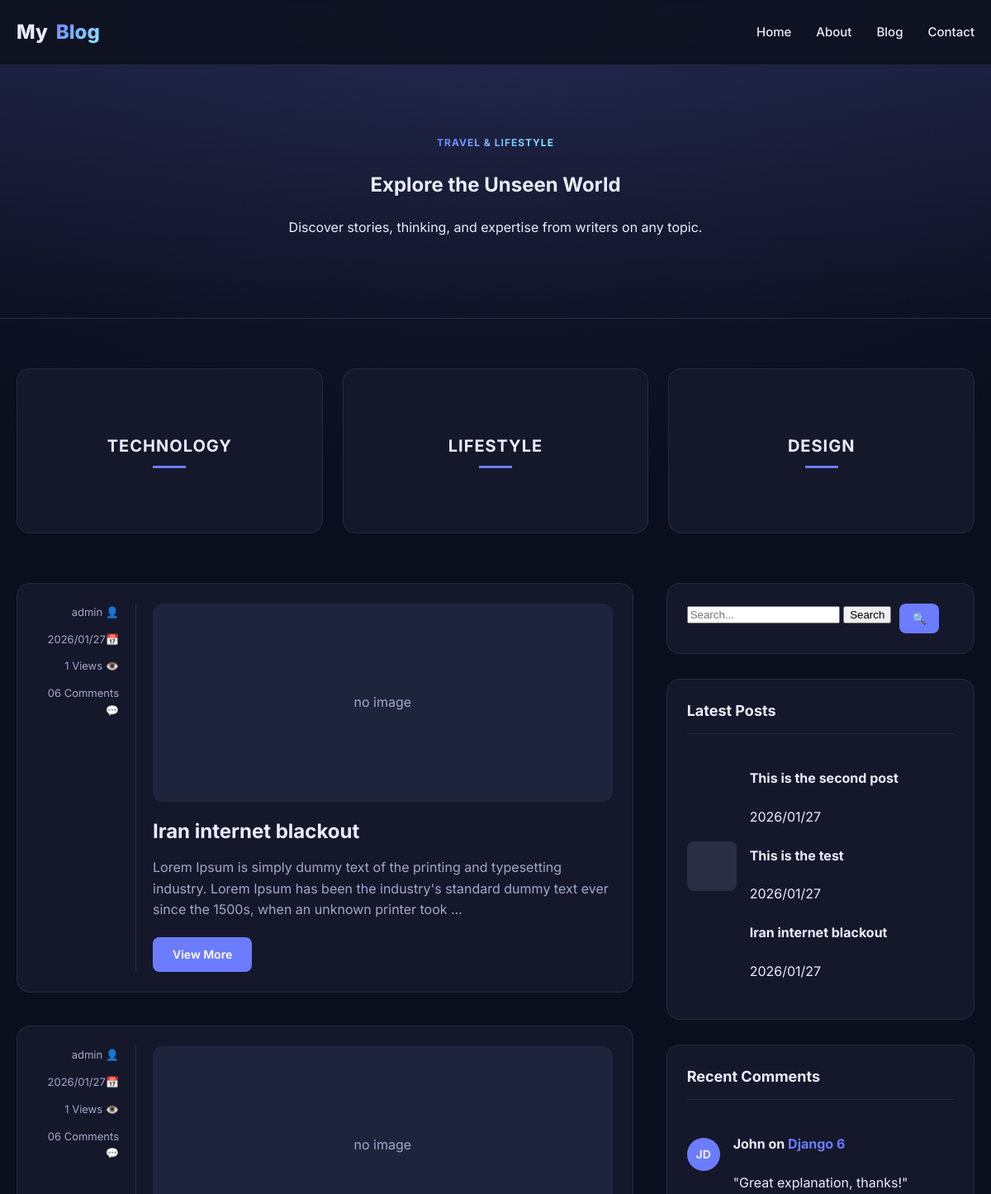
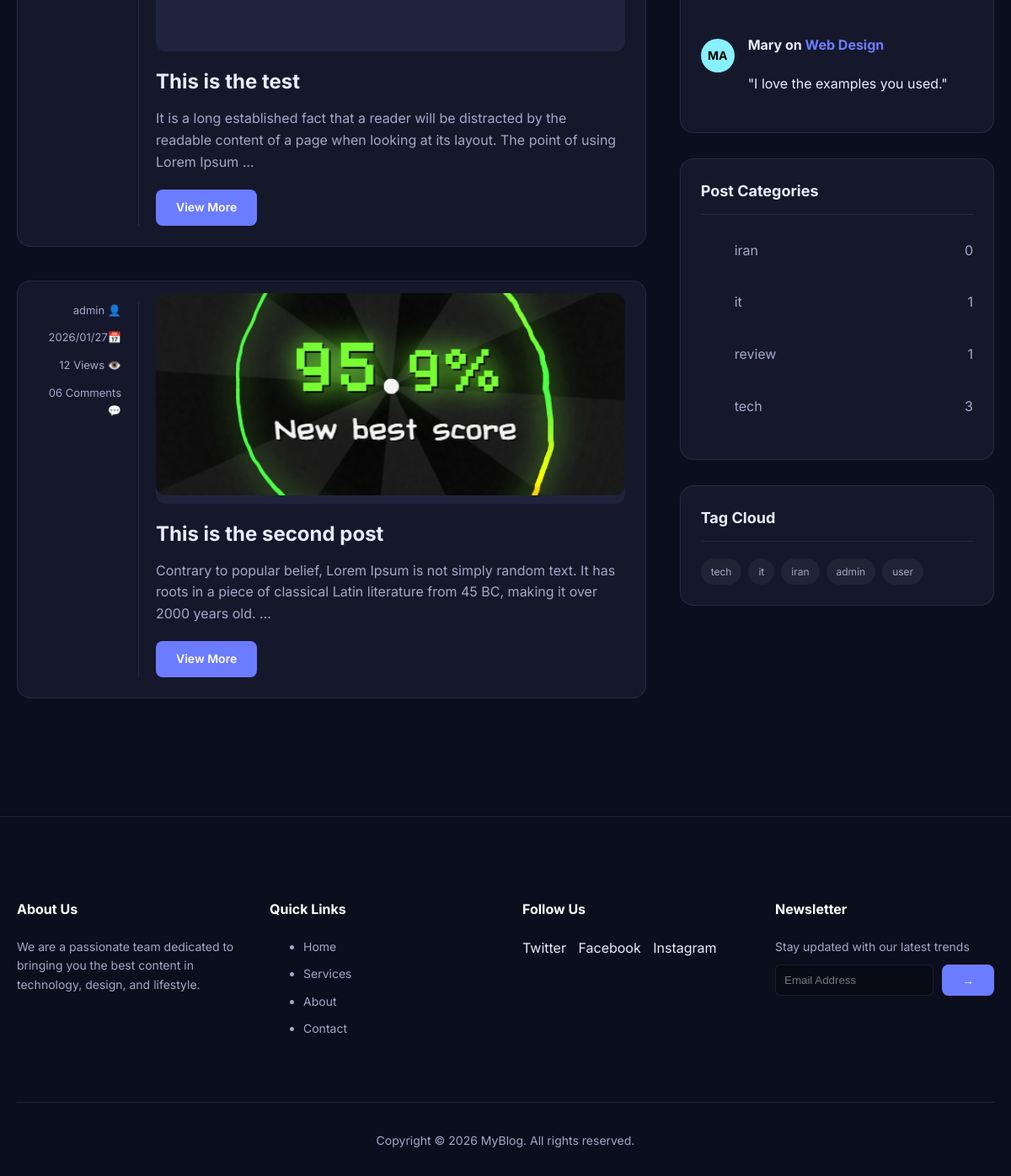
The app's page /search/ with its own data (2 pictures, top to bottom).
### posts/models.py (models this page shows, shortened)
class Post(models.Model):
    img = models.ImageField(upload_to='blog_images/', blank=True, null=True)
    title = models.CharField(max_length=200)
    content = models.TextField()
    author = models.ForeignKey(
        settings.AUTH_USER_MODEL,
        on_delete=models.CASCADE,
        related_name="posts"
    )
    created_date = models.DateTimeField(auto_now_add=True)
    updated_date = models.DateTimeField(auto_now=True)
    status = models.BooleanField(default=True)
    category = models.ManyToManyField(
        Category,
        related_name="posts",
        blank=True
    )
    tag = models.ManyToManyField(
        Tag,
        related_name="posts",
        blank=True
    )
    counted_views = models.IntegerField(default=0)

class Category(models.Model):
    name = models.CharField(max_length=100, unique=True)
    slug = models.SlugField(unique=True)
    class Meta:
      verbose_name_plural = "Categories"

class Tag(models.Model):
    name = models.CharField(max_length=100, unique=True)
    slug = models.SlugField(unique=True)

### accounts/models.py (models this page shows)
class CustomUser(AbstractUser):
    phone_number = models.CharField(max_length=20, blank=False, null=False, default="09916716575")
    profile_picture = models.ImageField(upload_to='profiles/', blank=True, null=True)
    def __str__(self):
        return self.username

### posts/views.py (the view)
# urls.py: path('search/', blog_search, name="search")
def blog_search(request):
    posts = Post.objects.filter(status=1, created_date__lte=timezone.now())
    if s := request.GET.get('s'):
        posts = posts.filter(
            Q(title__icontains=s) |
            Q(content__icontains=s)
        )
    categories = Category.objects.annotate(
        post_count=Count('posts', distinct=True)
    )
    tags = Tag.objects.all()
    return render(request, 'posts/blog.html', {
        'posts': posts,
        'categories': categories,
        'tags': tags,
        'search_query': request.GET.get('s', '')
    })

### posts/templatetags/blog_tags.py (called while the page is built)
@register.inclusion_tag('posts/partials/sidebar/latest_posts.html')
def show_latest_posts(count=3):
    posts = Post.objects.all().order_by('-id')[:count]
    return {'posts': posts}

### templates/posts/blog.html (shortened to what this page needs)
{% extends 'base.html' %}
{% load blog_tags %}
{% block content %}
  <section class="hero">
    <div class="container">
      <span class="badge">Travel & Lifestyle</span>
      <h1>Explore the Unseen World</h1>
      <p>Discover stories, thinking, and expertise from writers on any topic.</p>
    </div>
  </section>
  <section class="top-cats">
    <div class="container">
      <div class="cat-grid">
        <div class="cat-card">
          <div class="cat-overlay">
            <div class="cat-title">Technology</div>
            <div class="cat-line"></div>
          </div>
        </div>
        <div class="cat-card">
          <div class="cat-overlay">
            <div class="cat-title">Lifestyle</div>
            <div class="cat-line"></div>
          </div>
        </div>
        <div class="cat-card">
          <div class="cat-overlay">
            <div class="cat-title">Design</div>
            <div class="cat-line"></div>
          </div>
        </div>
      </div>
    </div>
  </section>
  <section class="main-area">
    <div class="container layout-grid">
      <div class="posts-list">
        {% for post in posts %}
        <article class="post-item">
          <div class="post-meta-side">
            <div>{{post.author}} <span>👤</span></div>
            <div>{{post.created_date|date:"Y/m/d"}}<span>📅</span></div>
            <div>{{post.counted_views}} Views <span>👁️</span></div>
            <div>06 Comments <span>💬</span></div>
          </div>
          <div class="post-content">
             {% if post.img %}
            <div style="background: #1f243d; height: 240px; border-radius: 12px; margin-bottom: 20px; display: flex; align-items: center; justify-content: center; color: var(--muted);">
              <img src="{{post.img.url}}" alt="{{ post.title }}">
            </div>
              {% else %}
            <div style="background: #1f243d; height: 240px; border-radius: 12px; margin-bottom: 20px; display: flex; align-items: center; justify-content: center; color: var(--muted);">
              no image
            </div>
            {% endif %}
            <h2 class="post-title"><a href="{% url 'posts:single' pid=post.id %}">{{post.title}}</a></h2>
            <p class="post-excerpt">
              {{ post.content|truncatewords:30 }}
            </p>
            <a href="{% url 'posts:single' pid=post.id %}" class="btn">View More</a>
          </div>
        </article>
        {% endfor %}
      </div>
      <aside class="sidebar-widgets">
        {% include 'posts/partials/sidebar/search.html' %}
        {% show_latest_posts 3 %}
        {% include 'posts/partials/sidebar/recent_comments.html' %}
        {% include 'posts/partials/sidebar/categories.html' %}
        {% include 'posts/partials/sidebar/tag_cloud.html' %}
      </aside>
    </div>
  </section>
{% endblock %}

### templates/posts/partials/sidebar/latest_posts.html
<div class="widget">
  <h3 class="widget-title">Latest Posts</h3>
  <div class="mini-post">
    <div class="mini-thumb"></div>
    <div class="mini-details">
      {% for post in posts %}
      <h4><a href="{% url 'posts:single' pid=post.id %}">{{post.title}}</a></h4>
      <span class="date">{{post.created_date|date:"Y/m/d"}}</span>
      {% endfor %}
    </div>
  </div>
</div>

### templates/posts/partials/sidebar/categories.html
<div class="widget">
  <h3 class="widget-title">Post Categories</h3>
  {% for category in categories %}
  <ul class="cat-list">
    <li><a href="{% url 'posts:cat' category_slug=category.slug %}">{{category.name}}</a> <span>{{category.post_count}}</span></li>
  </ul>
{% endfor %}
</div>

### templates/posts/partials/sidebar/tag_cloud.html
<div class="widget">
  <h3 class="widget-title">Tag Cloud</h3>
  <div class="tag-cloud">
    {% for tag in tags %}
      <a href="{% url 'posts:tag' tag_slug=tag.slug %}" class="tag">{{ tag.name }}</a>
    {% empty %}
      <span class="muted">No tags yet</span>
    {% endfor %}
  </div>
</div>

### templates/base.html (style rules this page uses)
:root { --bg:#0f1220; --card:#15182b; --muted:#a2a8c7; --text:#e9ecff; --accent:#6c7cff; --accent-hover:#5a6ae6; --accent-2:#89f0ff; --border:rgba(255,255,255,.08); --gradient:linear-gradient(135deg,var(--accent),var(--accent-2)); }
* { box-sizing:border-box }
body { margin:0;font-family:Inter,system-ui,sans-serif;background:radial-gradient(1200px 600px at 50% 0%,#1a1e38,#0b0e1c),var(--bg);color:var(--text);line-height:1.6 }
a { text-decoration:none;color:inherit;transition:.2s }
.container { max-width:1200px;margin:0 auto;padding:0 20px }
.badge { background:var(--gradient);-webkit-background-clip:text;-webkit-text-fill-color:transparent;font-weight:700;text-transform:uppercase;font-size:12px;letter-spacing:1px }
.btn { display:inline-block;padding:10px 24px;background:var(--accent);color:white;border-radius:8px;font-weight:600;font-size:14px;transition:.2s;border:none;cursor:pointer }

### templates/posts/blog.html (style rules this page uses)
.hero { padding:80px 0;text-align:center;background:linear-gradient(180deg,rgba(108,124,255,.1),transparent);border-bottom:1px solid var(--border) }
.top-cats { padding:60px 0 }
.cat-grid { display:grid;grid-template-columns:repeat(auto-fit,minmax(300px,1fr));gap:24px }
.cat-card { position:relative;height:200px;border-radius:16px;overflow:hidden;border:1px solid var(--border);background:var(--card);transition:transform .3s }
.cat-overlay { position:absolute;inset:0;display:flex;flex-direction:column;justify-content:center;align-items:center }
.cat-title { font-size:20px;font-weight:700;text-transform:uppercase;letter-spacing:1px;margin-bottom:8px }
.cat-line { width:40px;height:3px;background:var(--accent) }
.main-area { padding-bottom:80px }
.layout-grid { display:grid;grid-template-columns:1fr;gap:40px }
@media (min-width:992px) { .layout-grid { grid-template-columns:2fr 1fr } }
.post-item { display:grid;grid-template-columns:1fr;gap:20px;margin-bottom:40px;padding:24px;background:var(--card);border-radius:16px;border:1px solid var(--border) }
@media (min-width:768px) { .post-item { grid-template-columns:120px 1fr } }
.post-meta-side { display:flex;flex-direction:column;gap:12px;font-size:13px;color:var(--muted);text-align:right;border-right:1px solid var(--border);padding-right:20px }
.post-content img { width:100%;height:240px;object-fit:cover;border-radius:12px;margin-bottom:20px }
.post-title { font-size:24px;font-weight:700;margin:0 0 12px;line-height:1.3 }
.post-excerpt { color:var(--muted);margin-bottom:20px }
.widget { background:var(--card);padding:24px;border-radius:16px;border:1px solid var(--border);margin-bottom:30px }
.widget-title { font-size:18px;font-weight:700;margin:0 0 20px;border-bottom:1px solid var(--border);padding-bottom:12px }
.mini-post { display:flex;gap:16px;margin-bottom:20px;align-items:center }
.mini-thumb { width:60px;height:60px;border-radius:8px;background:#2a2e45 }
.cat-list li { padding:10px 0;border-bottom:1px solid var(--border);display:flex;justify-content:space-between;color:var(--muted) }
.cat-list li:last-child { border-bottom:none }
.tag-cloud { display:flex;flex-wrap:wrap;gap:8px }
.tag { padding:6px 12px;background:rgba(255,255,255,0.05);border-radius:20px;font-size:12px;color:var(--muted) }

### records on screen
Post: author "admin", created_date "2026/01/27", counted_views "1", img "no image", title "Iran internet blackout", content "Lorem Ipsum is simply dummy text of the printing and typesetting industry. Lorem Ipsum has been the industry's standard dummy text ever since the 1500s, when an unknown printer took …"
Post: author "admin", created_date "2026/01/27", counted_views "1", img "no image", title "This is the test", content "It is a long established fact that a reader will be distracted by the readable content of a page when looking at its layout. The point of using Lorem Ipsum …"
Post: author "admin", created_date "2026/01/27", counted_views "12", img (picture), title "This is the second post", content "Contrary to popular belief, Lorem Ipsum is not simply random text. It has roots in a piece of classical Latin literature from 45 BC, making it over 2000 years old. …"
Category: name "iran", post_count "0"
Category: name "it", post_count "1"
Category: name "review", post_count "1"
Category: name "tech", post_count "3"
Tag: name "tech"
Tag: name "it"
Tag: name "iran"
Tag: name "admin"
Tag: name "user"
